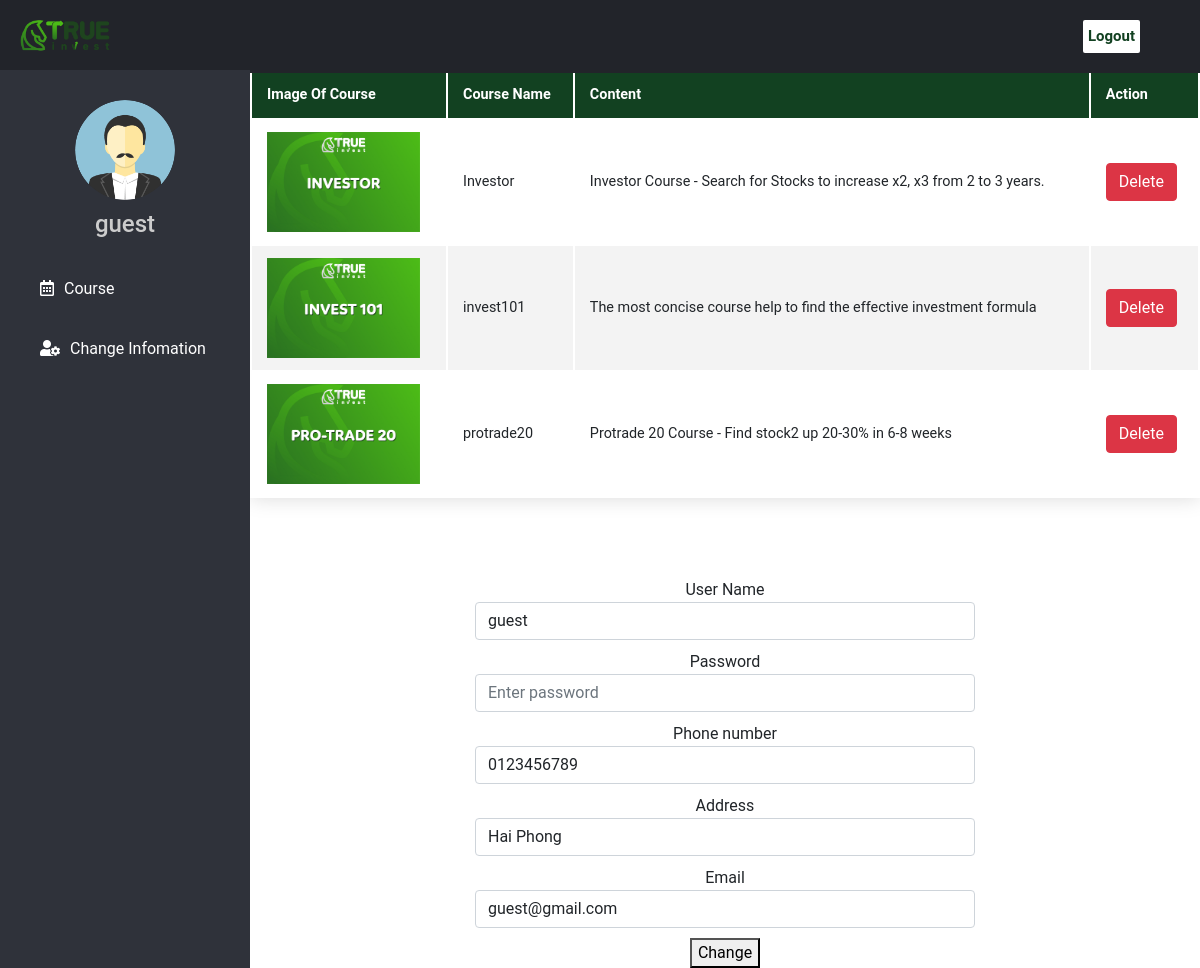
Screenshot of /personal-account.php (signed in) with the database file from the repository.
### tables this page shows
CREATE TABLE `account` (
  `id` int(11) NOT NULL,
  `UserName` varchar(150) NOT NULL,
  `Password` varchar(150) NOT NULL,
  `Address` varchar(150) NOT NULL,
  `PhoneNumber` varchar(20) NOT NULL,
  `Email` varchar(100) NOT NULL,
  `Role` enum('Admin','Staff') NOT NULL
);

CREATE TABLE `course` (
  `c_id` int(11) NOT NULL,
  `Image` mediumtext NOT NULL,
  `Heading` text NOT NULL,
  `Content` text NOT NULL,
  `Description` text NOT NULL,
  `Price` int(11) NOT NULL
);

### web/personal-account.php (the view, shortened to what this page needs)
<!DOCTYPE html>
<html lang="en" dir="ltr">
    <head>
        <link rel="stylesheet" href="https://cdnjs.cloudflare.com/ajax/libs/font-awesome/5.15.3/css/all.min.css">
        <link rel="stylesheet" href="./css/bootstrap.min.css">
        <link rel="stylesheet" href="./css/admin.css">
    </head>
    <body>
        <header>
        <div class="left_area">
            <a href="home.php" class="logo"><img src="images/1548659599290.png"></a>
        </div>
        <div class="right_area">
            <a href="logout.php" class="logout_btn">Logout</a>
        </div>
        </header>
        <div class="sidebar">
            <center>
                <img src="./images/ava-admin.png" class="profile_image" alt="">
                <h4><?= $_SESSION['UserName']?></h4>
            </center>
            <a href="#course"><i class="far fa-calendar-alt"></i><span>Course</span></a>
            <a href="#change-infomation"><i class="fas fa-user-cog"></i><span>Change Infomation</span></a>
        </div>
        <?php
        include('connect.php');
        $id = $_SESSION['id'];
        $sql = "SELECT * FROM account, member_course, course WHERE member_course.id = account.id AND member_course.c_id = course.c_id AND account.id = '$id' ";
        $result = mysqli_query($conn, $sql);
        ?>
        <table id="course" class="content-table" style="width: calc(100% - 250px);  margin-left: 250px;">
            <thead>
                <tr>
                    <th>Image Of Course</th>
                    <th>Course Name</th>
                    <th>Content</th>
                    <th colspan="2">Action</th>
                </tr>
            </thead>
            <tbody>
                <?php
                    while ($row = $result->fetch_assoc()):
                ?>
                <tr>
                    <td><img height=100px src="./images/<?php echo $row['Image']; ?>"></td>
                    <td><?php echo $row['Heading']; ?></td>
                    <td><?php echo $row['Content']; ?></td>
                    <td>
                        <a href="function-personal.php?delete=<?php echo $row['m_id']; ?>"
                        class="btn btn-danger">Delete</a>
                    </td>
                </tr>
                <?php endwhile; ?>
            </tbody>
        </table>
        <div class="create-account" id="change-infomation">
            <form action="function-personal.php" method="POST">
                <div class="form-group">
                <label>User Name</label></br>
                <input type="text" name="UserName" class="form-control" value="<?= $_SESSION['UserName']?>" placeholder="Enter user name" required>
                </div>
                <div class="form-group">
                <label>Password</label></br>
                <input type="password" name="PassWord" class="form-control" placeholder="Enter password" required>
                </div>
                <div class="form-group">
                <label>Phone number</label></br>
                <input type="text" name="PhoneNumber" class="form-control" value="<?= $_SESSION['PhoneNumber']?>" placeholder="Enter phone number" required>
                </div>
                <div class="form-group">
                <label>Address</label></br>
                <input type="text" name="Address" class="form-control" value="<?= $_SESSION['Address']?>" placeholder="Enter address" required>
                </div>
                <div class="form-group">
                <label>Email</label></br>
                <input type="email" name="Email" class="form-control" value="<?= $_SESSION['Email']?>" placeholder="Enter email" required>
                </div>
                <div class="form-group">
                <button type="submit" name="update">Change</button>
                </div>
            </form>
        </div>
    </body>
</html>

### web/css/admin.css (style rules this page uses)
body { margin: 0; padding: 0; font-family: "Roboto", sans-serif; }
header { position: fixed; background: #22242A; padding: 20px; width: 100%; display: flex; }
.logo { display: block; max-width: 180px; }
.logo img { width: 50%; }
.left_area a { margin: 0; }
.logout_btn { padding: 5px; background: #FFF; text-decoration: none; float: right; margin-right: 40px; border-radius: 2px; font-size: 15px; font-weight: 600; color: #124121; transition: 0.5s; transition-property: background; }
.right_area { display: flex; margin-left: auto; }
.sidebar { background: #2F323A; margin-top: 70px; padding-top: 30px; position: fixed; left: 0; width: 250px; height: 100%; }
.sidebar .profile_image { width: 100px; height: 100px; border-radius: 100px; margin-bottom: 10px; }
.sidebar h4 { color: #ccc; margin-top: 0; margin-bottom: 20px; }
.sidebar a { color: #fff; display: block; width: 100%; line-height: 60px; text-decoration: none; padding-left: 40px; box-sizing: border-box; transition: 0.5s; transition-property: background; }
.sidebar i { padding-right: 10px; }
.content-table { border-collapse:unset; padding-top: 70px; font-size: 0.9em; min-width: 400px; box-shadow: 0 0 20px rgba(0, 0, 0, 0.15); }
.content-table thead tr { background-color: #124121; color: #fff; text-align: left; font-weight: bold; }
.content-table th, .content-table td { padding: 12px 15px; }
.content-table tbody tr { border-bottom: 1px solid #ddd; }
.content-table tbody tr:nth-of-type(even) { background-color: #f3f3f3; }
.create-account { margin-left: 250px; width: calc(100%-250px); display: block; text-align: center; padding-top: 70px; }
.create-account .form-group { margin-top: 10px; }
.form-control { display: unset; width: 500px; }

### rows the page displays
account: course.Image (picture), course.Heading "Investor", course.Content "Investor Course - Search for Stocks to increase x2, x3 from 2 to 3 years.", course.Heading "invest101", course.Content "The most concise course help to find the effective investment formula", course.Heading "protrade20", course.Content "Protrade 20 Course - Find stock2 up 20-30% in 6-8 weeks"

### other values shown
$_SESSION['UserName'] "guest"
